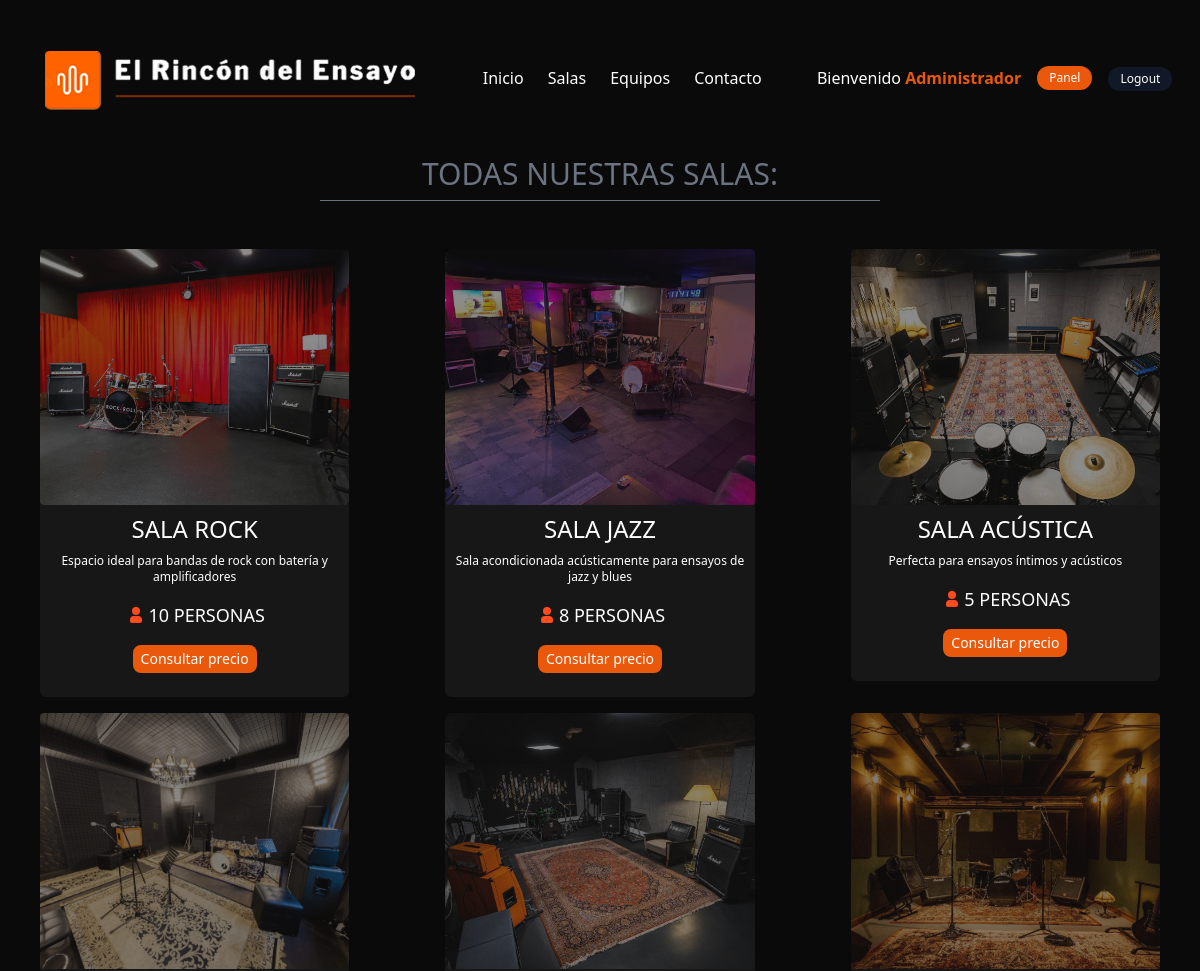
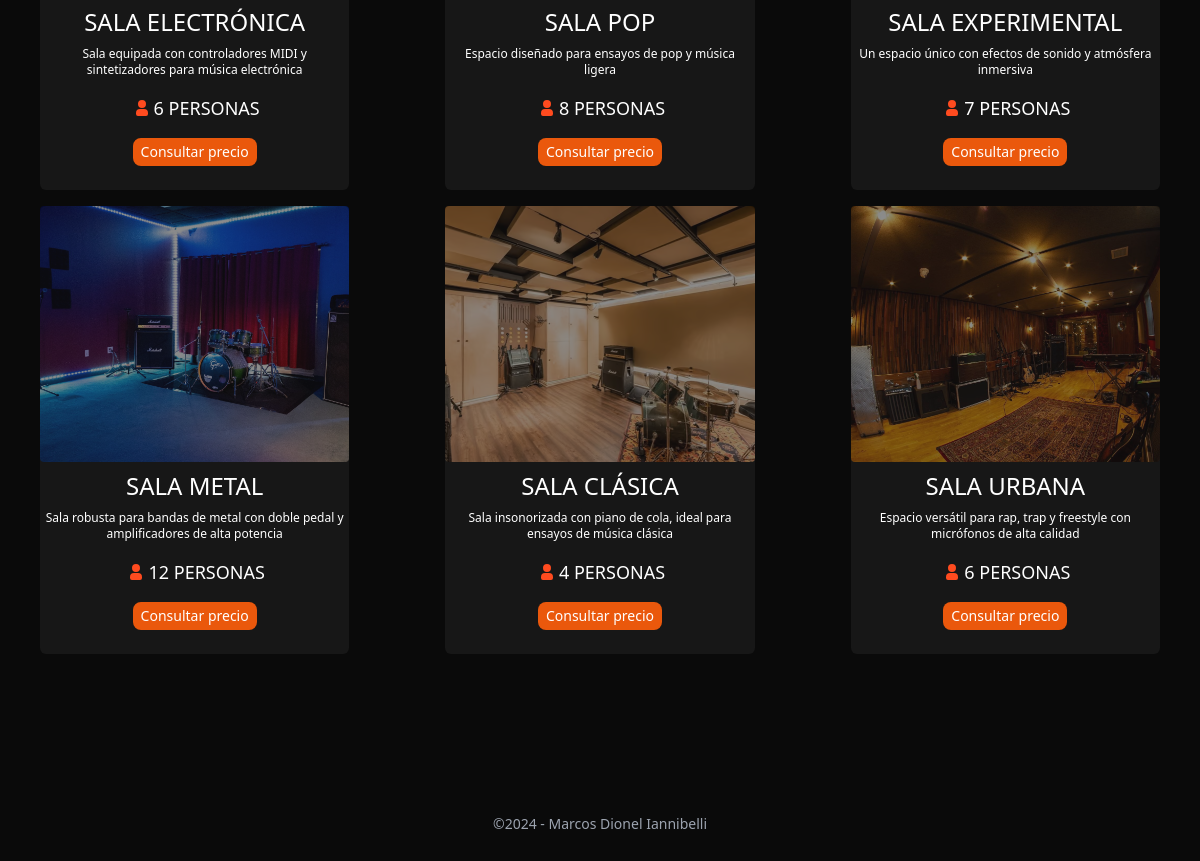
The app's page /pages/salas.php (signed in) with its own data (2 pictures, top to bottom).
### tables this page shows
CREATE TABLE salas (
    id_sala INT AUTO_INCREMENT PRIMARY KEY,
    nombre VARCHAR(100) NOT NULL,
    descripcion TEXT,
    capacidad INT NOT NULL,
    precio_hora DECIMAL(10, 2) NOT NULL,
    direccion VARCHAR(255) NOT NULL,
    foto VARCHAR(255)
);

### components/salas/mostrar-salas.php (the view)
<?php
require_once("../db/config/config.php");
if ($db != NULL) {
  $query = "SELECT * FROM salas";
  $result = mysqli_query($db, $query);
  while ($row = mysqli_fetch_array($result)) {
    print "
          <div class='px-10 md:px-2 lg:px-10 md:mt-0'>
          <div class='flex flex-col gap-x-6 justify-center items-center bg-neutral-900 rounded-md pb-6'>
          <figure>
            <img src=$row[foto] alt=$row[nombre] class='w-screen h-64 object-cover rounded opacity-50 hover:opacity-100 duration-500'/>
          </figure>
              <h2 class='mt-2 text-white uppercase text-2xl font-light'>$row[nombre]</h2>
              <p class='text-white text-xs max-w-[300px] text-center my-2'>$row[descripcion]</p>
              <div class='flex mt-2 items-center'>
              <svg class='w-6 h-6 text-gray-800 dark:text-white' aria-hidden='true' xmlns='http://www.w3.org/2000/svg' width='24' height='24' fill='#ff4b1f' viewBox='0 0 24 24'>
<path fill-rule='evenodd' d='M12 4a4 4 0 1 0 0 8 4 4 0 0 0 0-8Zm-2 9a4 4 0 0 0-4 4v1a2 2 0 0 0 2 2h8a2 2 0 0 0 2-2v-1a4 4 0 0 0-4-4h-4Z' clip-rule='evenodd'/>
</svg>
                <span class='text-white uppercase text-lg font-medium'>$row[capacidad] PERSONAS</span>
                </div>
                <a href='../../pages/contacto.php' class='text-white text-sm bg-orange-600 hover:bg-orange-700 duration-500 py-1 px-2 rounded-lg mt-4'>Consultar precio</a>
            </div>
          </div>
        ";
  }
}
?>

### records on screen
salas: foto (picture), nombre "SALA ROCK", descripcion "Espacio ideal para bandas de rock con batería y amplificadores", capacidad "10"
salas: foto (picture), nombre "SALA JAZZ", descripcion "Sala acondicionada acústicamente para ensayos de jazz y blues", capacidad "8"
salas: foto (picture), nombre "SALA ACÚSTICA", descripcion "Perfecta para ensayos íntimos y acústicos", capacidad "5"
salas: foto (picture), nombre "SALA ELECTRÓNICA", descripcion "Sala equipada con controladores MIDI y sintetizadores para música electrónica", capacidad "6"
salas: foto (picture), nombre "SALA POP", descripcion "Espacio diseñado para ensayos de pop y música ligera", capacidad "8"
salas: foto (picture), nombre "SALA EXPERIMENTAL", descripcion "Un espacio único con efectos de sonido y atmósfera inmersiva", capacidad "7"
salas: foto (picture), nombre "SALA METAL", descripcion "Sala robusta para bandas de metal con doble pedal y amplificadores de alta potencia", capacidad "12"
salas: foto (picture), nombre "SALA CLÁSICA", descripcion "Sala insonorizada con piano de cola, ideal para ensayos de música clásica", capacidad "4"
salas: foto (picture), nombre "SALA URBANA", descripcion "Espacio versátil para rap, trap y freestyle con micrófonos de alta calidad", capacidad "6"

### other values on screen
$_SESSION['nombre'] "Administrador"
